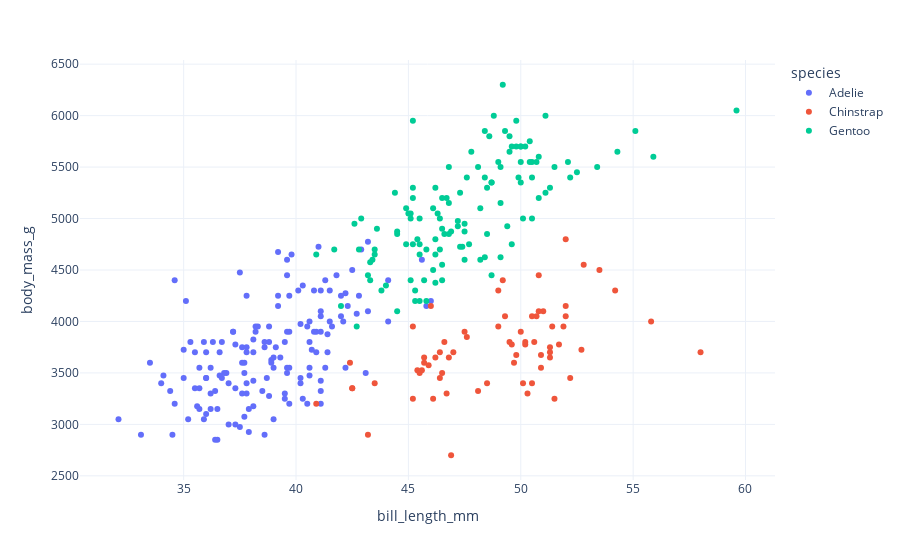

Notebook code for this chart:
### Code cell
import plotly.express as px
import seaborn as sns

penguins = sns.load_dataset("penguins")
fig = px.scatter(
    data_frame=penguins,
    x="bill_length_mm",
    y="body_mass_g",
    color="species",
    template="plotly_white",
)
fig.show()
#fig.write_html("PLOTLY.html", auto_open=True)

### Figure 1 — Plotly figure (JSON) as saved in the notebook; plotly's stock layout.template omitted (floating-point values rounded to 4 significant figures; data arrays with more than 128 entries replaced by an {"elided": "..."} marker saying what was removed)
{"data": [{"hovertemplate": "species=Adelie<br>bill_length_mm=%{x}<br>body_mass_g=%{y}<extra></extra>", "legendgroup": "Adelie", "marker": {"color": "#636efa", "symbol": "circle"}, "mode": "markers", "name": "Adelie", "orientation": "v", "showlegend": true, "type": "scatter", "x": {"elided": "152 float values"}, "xaxis": "x", "y": {"elided": "152 int values"}, "yaxis": "y"}, {"hovertemplate": "species=Chinstrap<br>bill_length_mm=%{x}<br>body_mass_g=%{y}<extra></extra>", "legendgroup": "Chinstrap", "marker": {"color": "#EF553B", "symbol": "circle"}, "mode": "markers", "name": "Chinstrap", "orientation": "v", "showlegend": true, "type": "scatter", "x": [46.5, 50, 51.3, 45.4, 52.7, 45.2, 46.1, 51.3, 46, 51.3, 46.6, 51.7, 47, 52, 45.9, 50.5, 50.3, 58, 46.4, 49.2, 42.4, 48.5, 43.2, 50.6, 46.7, 52, 50.5, 49.5, 46.4, 52.8, 40.9, 54.2, 42.5, 51, 49.7, 47.5, 47.6, 52, 46.9, 53.5, 49, 46.2, 50.9, 45.5, 50.9, 50.8, 50.1, 49, 51.5, 49.8, 48.1, 51.4, 45.7, 50.7, 42.5, 52.2, 45.2, 49.3, 50.2, 45.6, 51.9, 46.8, 45.7, 55.8, 43.5, 49.6, 50.8, 50.2], "xaxis": "x", "y": [3500, 3900, 3650, 3525, 3725, 3950, 3250, 3750, 4150, 3700, 3800, 3775, 3700, 4050, 3575, 4050, 3300, 3700, 3450, 4400, 3600, 3400, 2900, 3800, 3300, 4150, 3400, 3800, 3700, 4550, 3200, 4300, 3350, 4100, 3600, 3900, 3850, 4800, 2700, 4500, 3950, 3650, 3550, 3500, 3675, 4450, 3400, 4300, 3250, 3675, 3325, 3950, 3600, 4050, 3350, 3450, 3250, 4050, 3800, 3525, 3950, 3650, 3650, 4000, 3400, 3775, 4100, 3775], "yaxis": "y"}, {"hovertemplate": "species=Gentoo<br>bill_length_mm=%{x}<br>body_mass_g=%{y}<extra></extra>", "legendgroup": "Gentoo", "marker": {"color": "#00cc96", "symbol": "circle"}, "mode": "markers", "name": "Gentoo", "orientation": "v", "showlegend": true, "type": "scatter", "x": [46.1, 50, 48.7, 50, 47.6, 46.5, 45.4, 46.7, 43.3, 46.8, 40.9, 49, 45.5, 48.4, 45.8, 49.3, 42, 49.2, 46.2, 48.7, 50.2, 45.1, 46.5, 46.3, 42.9, 46.1, 44.5, 47.8, 48.2, 50, 47.3, 42.8, 45.1, 59.6, 49.1, 48.4, 42.6, 44.4, 44, 48.7, 42.7, 49.6, 45.3, 49.6, 50.5, 43.6, 45.5, 50.5, 44.9, 45.2, 46.6, 48.5, 45.1, 50.1, 46.5, 45, 43.8, 45.5, 43.2, 50.4, 45.3, 46.2, 45.7, 54.3, 45.8, 49.8, 46.2, 49.5, 43.5, 50.7, 47.7, 46.4, 48.2, 46.5, 46.4, 48.6, 47.5, 51.1, 45.2, 45.2, 49.1, 52.5, 47.4, 50, 44.9, 50.8, 43.4, 51.3, 47.5, 52.1, 47.5, 52.2, 45.5, 49.5, 44.5, 50.8, 49.4, 46.9, 48.4, 51.1, 48.5, 55.9, 47.2, 49.1, 47.3, 46.8, 41.7, 53.4, 43.3, 48.1, 50.5, 49.8, 43.5, 51.5, 46.2, 55.1, 44.5, 48.8, 47.2, null, 46.8, 50.4, 45.2, 49.9], "xaxis": "x", "y": [4500, 5700, 4450, 5700, 5400, 4550, 4800, 5200, 4400, 5150, 4650, 5550, 4650, 5850, 4200, 5850, 4150, 6300, 4800, 5350, 5700, 5000, 4400, 5050, 5000, 5100, 4100, 5650, 4600, 5550, 5250, 4700, 5050, 6050, 5150, 5400, 4950, 5250, 4350, 5350, 3950, 5700, 4300, 4750, 5550, 4900, 4200, 5400, 5100, 5300, 4850, 5300, 4400, 5000, 4900, 5050, 4300, 5000, 4450, 5550, 4200, 5300, 4400, 5650, 4700, 5700, 4650, 5800, 4700, 5550, 4750, 5000, 5100, 5200, 4700, 5800, 4600, 6000, 4750, 5950, 4625, 5450, 4725, 5350, 4750, 5600, 4600, 5300, 4875, 5550, 4950, 5400, 4750, 5650, 4850, 5200, 4925, 4875, 4625, 5250, 4850, 5600, 4975, 5500, 4725, 5500, 4700, 5500, 4575, 5500, 5000, 5950, 4650, 5500, 4375, 5850, 4875, 6000, 4925, null, 4850, 5750, 5200, 5400], "yaxis": "y"}], "layout": {"legend": {"title": {"text": "species"}, "tracegroupgap": 0}, "margin": {"t": 60}, "xaxis": {"anchor": "y", "domain": [0, 1], "title": {"text": "bill_length_mm"}}, "yaxis": {"anchor": "x", "domain": [0, 1], "title": {"text": "body_mass_g"}}}}
